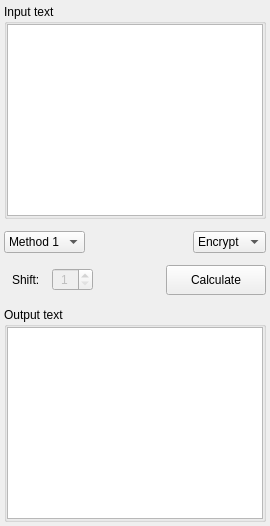
          <widget class="QWidget" name="page_3">
           <layout class="QVBoxLayout" name="verticalLayout_13">
            <property name="spacing">
             <number>12</number>
            </property>
            <property name="leftMargin">
             <number>4</number>
            </property>
            <property name="topMargin">
             <number>4</number>
            </property>
            <property name="rightMargin">
             <number>4</number>
            </property>
            <property name="bottomMargin">
             <number>4</number>
            </property>
            <item>
             <widget class="QGroupBox" name="page_3_group_box_input">
              <property name="title">
               <string>Input text</string>
              </property>
              <layout class="QVBoxLayout" name="verticalLayout_11">
               <property name="spacing">
                <number>0</number>
               </property>
               <property name="leftMargin">
                <number>0</number>
               </property>
               <property name="topMargin">
                <number>0</number>
               </property>
               <property name="rightMargin">
                <number>0</number>
               </property>
               <property name="bottomMargin">
                <number>0</number>
               </property>
               <item>
                <widget class="QTextEdit" name="page_3_text_edit_input"/>
               </item>
              </layout>
             </widget>
            </item>
            <item>
             <layout class="QHBoxLayout" name="page_3_horizontal_layout_1">
              <property name="spacing">
               <number>12</number>
              </property>
              <property name="leftMargin">
               <number>0</number>
              </property>
              <property name="topMargin">
               <number>0</number>
              </property>
              <item>
               <widget class="QComboBox" name="page_3_combo_box_method">
                <property name="sizePolicy">
                 <sizepolicy hsizetype="Fixed" vsizetype="Fixed">
                  <horstretch>0</horstretch>
                  <verstretch>0</verstretch>
                 </sizepolicy>
                </property>
                <item>
                 <property name="text">
                  <string>Method 1</string>
                 </property>
                </item>
                <item>
                 <property name="text">
                  <string>Method 2</string>
                 </property>
                </item>
                <item>
                 <property name="text">
                  <string>Method 3</string>
                 </property>
                </item>
               </widget>
              </item>
              <item>
               <spacer name="page_3_horizontal_spacer_1">
                <property name="orientation">
                 <enum>Qt::Horizontal</enum>
                </property>
                <property name="sizeHint" stdset="0">
                 <size>
                  <width>40</width>
                  <height>20</height>
                 </size>
                </property>
               </spacer>
              </item>
              <item>
               <widget class="QComboBox" name="page_3_combo_box_type">
                <property name="sizePolicy">
                 <sizepolicy hsizetype="Fixed" vsizetype="Fixed">
                  <horstretch>0</horstretch>
                  <verstretch>0</verstretch>
                 </sizepolicy>
                </property>
                <item>
                 <property name="text">
                  <string>Encrypt</string>
                 </property>
                </item>
                <item>
                 <property name="text">
                  <string>Decrypt</string>
                 </property>
                </item>
               </widget>
              </item>
             </layout>
            </item>
            <item>
             <layout class="QHBoxLayout" name="page_3_horizontal_layout_2">
              <property name="spacing">
               <number>12</number>
              </property>
              <property name="leftMargin">
               <number>8</number>
              </property>
              <item>
               <widget class="QLabel" name="page_3_label_shift">
                <property name="sizePolicy">
                 <sizepolicy hsizetype="Fixed" vsizetype="Fixed">
                  <horstretch>0</horstretch>
                  <verstretch>0</verstretch>
                 </sizepolicy>
                </property>
                <property name="styleSheet">
                 <string notr="true"/>
                </property>
                <property name="text">
                 <string>Shift:</string>
                </property>
               </widget>
              </item>
              <item>
               <widget class="QSpinBox" name="page_3_spin_box_shift">
                <property name="enabled">
                 <bool>false</bool>
                </property>
                <property name="alignment">
                 <set>Qt::AlignCenter</set>
                </property>
                <property name="minimum">
                 <number>1</number>
                </property>
                <property name="singleStep">
                 <number>2</number>
                </property>
               </widget>
              </item>
              <item>
               <spacer name="page_3_horizontal_spacer_2">
                <property name="orientation">
                 <enum>Qt::Horizontal</enum>
                </property>
                <property name="sizeHint" stdset="0">
                 <size>
                  <width>40</width>
                  <height>20</height>
                 </size>
                </property>
               </spacer>
              </item>
              <item>
               <widget class="QPushButton" name="page_3_button_calc">
                <property name="sizePolicy">
                 <sizepolicy hsizetype="Fixed" vsizetype="Fixed">
                  <horstretch>0</horstretch>
                  <verstretch>0</verstretch>
                 </sizepolicy>
                </property>
                <property name="minimumSize">
                 <size>
                  <width>100</width>
                  <height>30</height>
                 </size>
                </property>
                <property name="baseSize">
                 <size>
                  <width>0</width>
                  <height>0</height>
                 </size>
                </property>
                <property name="text">
                 <string>Calculate</string>
                </property>
               </widget>
              </item>
             </layout>
            </item>
            <item>
             <widget class="QGroupBox" name="page_3_group_box_output">
              <property name="title">
               <string>Output text</string>
              </property>
              <layout class="QVBoxLayout" name="verticalLayout_12">
               <property name="spacing">
                <number>0</number>
               </property>
               <property name="leftMargin">
                <number>0</number>
               </property>
               <property name="topMargin">
                <number>0</number>
               </property>
               <property name="rightMargin">
                <number>0</number>
               </property>
               <property name="bottomMargin">
                <number>0</number>
               </property>
               <item>
                <widget class="QTextEdit" name="page_3_text_edit_output">
                 <property name="readOnly">
                  <bool>true</bool>
                 </property>
                </widget>
               </item>
              </layout>
             </widget>
            </item>
           </layout>
          </widget>
